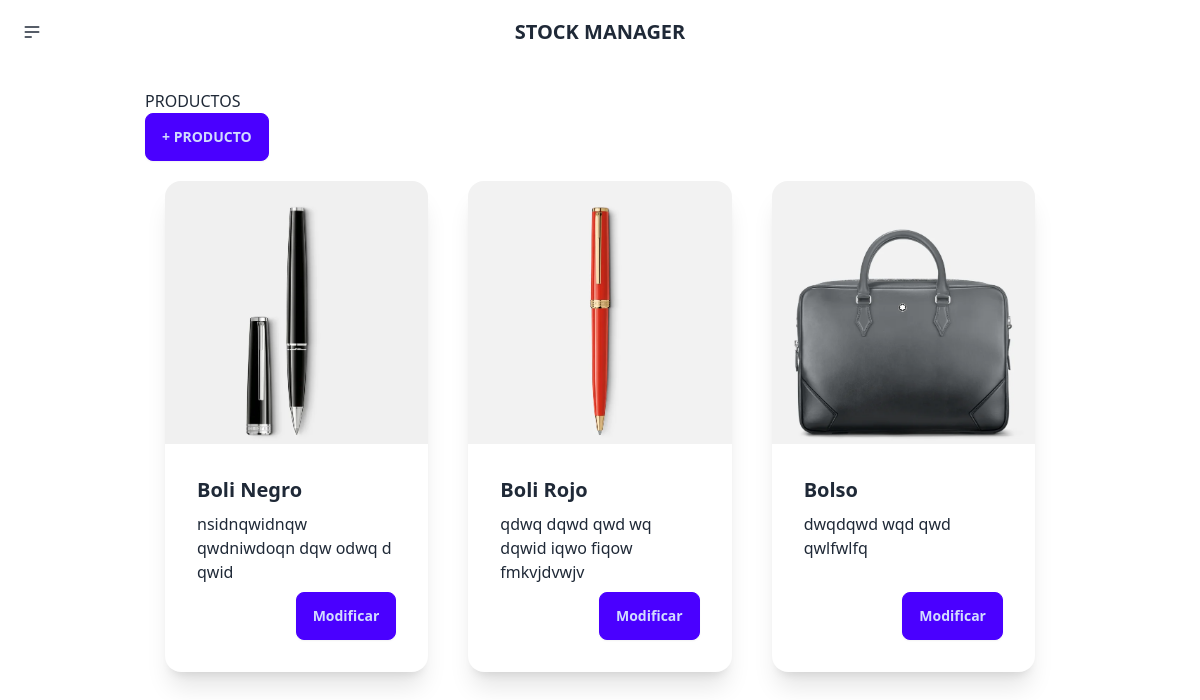
Before: /stockmanager/productos/ with the older database file.
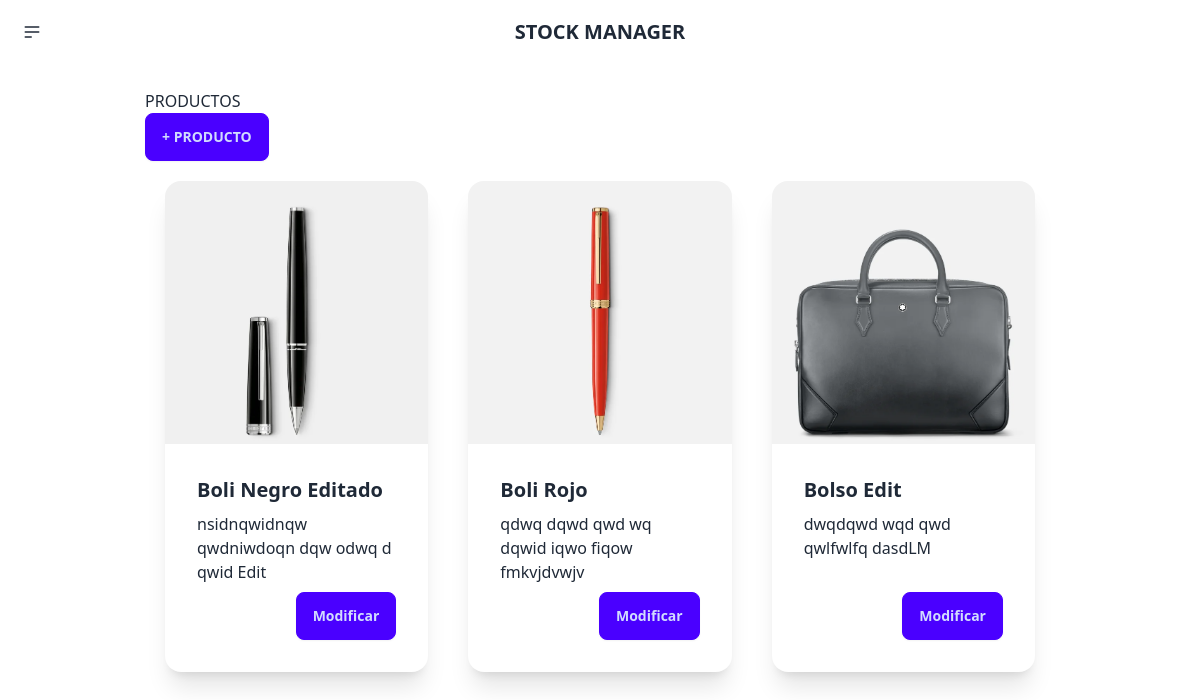
After: the same page with the newer database file.
### stockmanager/models.py (models this page shows, shortened)
class Productos(models.Model):
    ProductoID = models.AutoField(primary_key=True)
    Imagen = models.ImageField(null=True, blank=True, upload_to="images/")
    Nombre = models.CharField(max_length=255)
    Descripcion = models.TextField()
    Precio = models.DecimalField(max_digits=10, decimal_places=2)
    Stock = models.IntegerField()

### stockmanager/views.py (the view)
# urls.py: path('productos/', views.products_index, name='products_index'),
def products_index(response):
    products = Productos.objects.all()
    return render(response, 'productos/index.html', {'products': products})

### stockmanager/templates/productos/index.html
{% extends 'layouts/base.html' %}
{% load static %}
{% block content %}
<h1>PRODUCTOS</h1> <a href="{% url 'product_new' %}"><button class="btn btn-primary"> + PRODUCTO </button></a>
<section class="section-cards">
    {% for product in products %}
    <div class="card w-96 bg-base-100 shadow-xl">
     <figure><img src="{{product.Imagen.url}}" alt=""  /></figure>
     <div class="card-body">
       <h2 class="card-title">{{product.Nombre}}</h2>
       <p>{{product.Descripcion}}</p>
       <div class="card-actions justify-end">
        <a href="{% url 'product_get' product.ProductoID %}"><button class="btn btn-primary">Modificar</button></a>
       </div>
     </div>
    </div>
    {% endfor %}
</section>
{% endblock %}

### stockmanager/templates/layouts/base.html (shortened to what this page needs)
{% load static %}
{% load static tailwind_tags %}
<!DOCTYPE html>
<html lang="en">
<head>
    <link rel="stylesheet" href="{% static 'styles/main.css' %}">
    {% tailwind_css %}
</head>
<body>
    <nav class="navbar bg-base-100">
        <div class="navbar-start">
          <div class="dropdown">
            <div tabindex="0" role="button" class="btn btn-ghost btn-circle">
              <svg xmlns="http://www.w3.org/2000/svg" class="h-5 w-5" fill="none" viewBox="0 0 24 24" stroke="currentColor"><path stroke-linecap="round" stroke-linejoin="round" stroke-width="2" d="M4 6h16M4 12h16M4 18h7" /></svg>
            </div>
          </div>
        </div>
        <div class="navbar-center">
          <a class="btn btn-ghost text-xl" href="{% url 'stockmanager_index' %}">STOCK MANAGER</a>
        </div>
      </nav>
    <main>
      {% block  content %}
      {% endblock %}
    </main>
</body>
</html>

### stockmanager/static/styles/main.css (style rules this page uses)
body { background-color: white; }
main { width: 80vw; margin: auto; padding: 25px; }
.section-cards { display: flex; }
.card { margin: 20px; }

Changed rows visible on the page:
changed Productos: Nombre "Boli Negro" → "Boli Negro Editado"; Descripcion "nsidnqwidnqw qwdniwdoqn dqw odwq d qwid" → "nsidnqwidnqw qwdniwdoqn dqw odwq d qwid Edit"
changed Productos: Nombre "Bolso" → "Bolso Edit"; Descripcion "dwqdqwd wqd qwd qwlfwlfq" → "dwqdqwd wqd qwd qwlfwlfq dasdLM"
